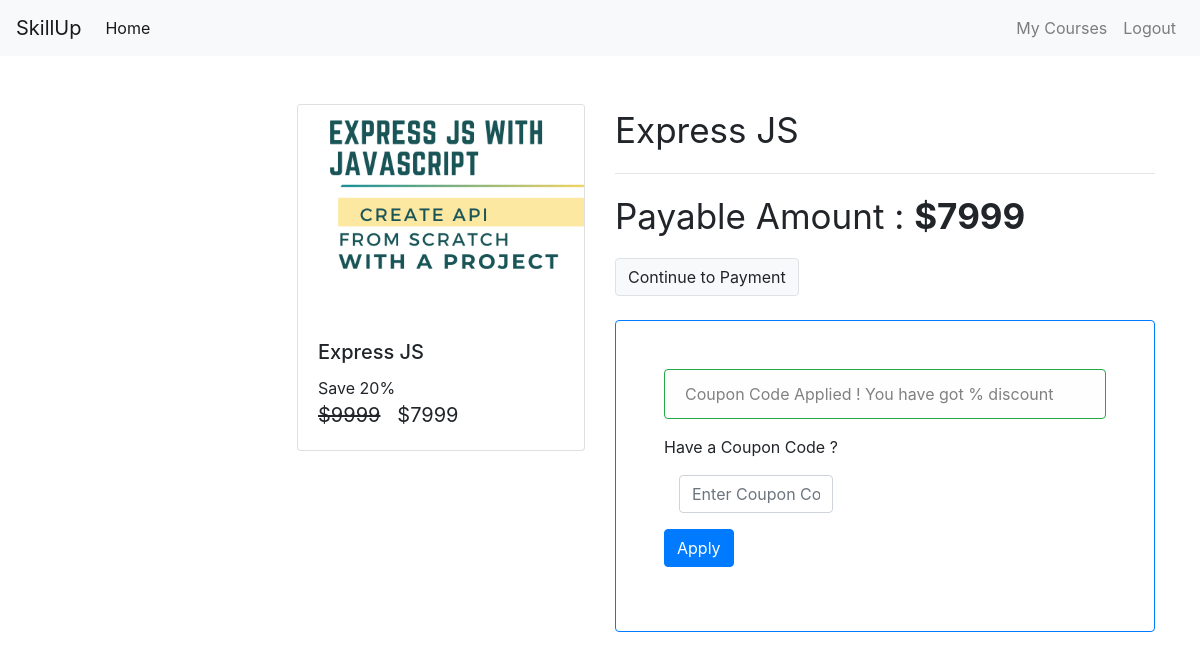
/check-out/Express_advance (signed in), run on the app's committed database.
### courses/models/course.py (models this page shows, shortened)
class Course(models.Model):
    name = models.CharField(max_length=100,null = False)
    slug = models.CharField(max_length=50,null = False,unique=True)
    course_author = models.CharField(max_length=100, default=0)
    description = models.TextField(null = False)
    price = models.IntegerField(default = 0,null=False)
    discount = models.IntegerField(default =0)
    active = models.BooleanField(default = False)
    date = models.DateTimeField(auto_now_add=True)
    length = models.IntegerField(default = 0,null = False)
    thumbnail = models.ImageField(upload_to="files/thumbnail",null=False)
    resources = models.FileField(upload_to="files/resources", null=False)

### courses/views/checkout.py (the view, shortened to what this page needs)
# urls.py: path('check-out/<str:slug>', checkout, name='check-out'),
@login_required(login_url='/login')
def checkout(request, slug):
    course = Course.objects.get(slug=slug)
    user = request.user
    action = request.GET.get('action')
    order = None
    payment = None
    error = None
    try:
        user_course = UserCourse.objects.get(user=user, course=course)
        error = "You are Already Enrolled in this Course"
    except:
        pass
    amount = None
    if error is None:
        amount = int(
            (course.price - (course.price * course.discount * 0.01)) * 100)
    coupon_code_messege = None
    couponcode = request.GET.get('couponcode')
    coupon = None
    if couponcode :
        try:
            coupon = Coupon.objects.get(code=couponcode, course=course)
            amount = int((course.price - (course.price * coupon.discount * 0.01)) * 100)
        except :
           coupon_code_messege= "coupon code Invalid"
    if amount == 0:
        userCourse = UserCourse(user=user, course=course)
        userCourse.save()
        return redirect('my-courses')
    context = {
        "course": course,
        "order": order,
        "payment": payment,
        "user": user,
        "error": error,
        "coupon": coupon,
        "error": coupon_code_messege,
    }
    return render(request, template_name="courses/check_out.html", context=context)

### courses/templatetags/custom_tags.py (called while the page is built)
@register.simple_tag
def cal_sellprice(price, discount):
    if discount is None or discount == 0:
        return price
    sellprice = price
    sellprice = price - (price * discount * 0.01)
    return math.floor(sellprice)

@register.filter
def rupee(price):
    return f'${price}'

### courses/templates/courses/check_out.html (shortened to what this page needs)
{% extends 'courses/base.html' %}
{% load custom_tags %}
{%block content%}
<div class="container">
    <br>
    <br>
    <div class="row ">
        <div class="col mr-auto ">
            <div class="card ml-auto" style="width: 18rem;">
                <img class="card-img-top" src="{{course.thumbnail.url}}" alt="Card image cap">
                <div class="card-body">
                    <h5 class="card-title">{{course.name}}</h5>
                    <p class="card-text m-0 p-0">
                    {%if coupon%}
                        Save {{coupon.discount}}%
                        <br>
                        <span class="price">
                            <del>{{course.price|rupee}}</del>
                            &nbsp;
                            <span>{% cal_sellprice course.price coupon.discount as value %} {{value|rupee}}</span>
                        </span>
                    {%else%}
                        Save {{course.discount}}%
                        <br>
                        <span class="price">
                            <del>{{course.price|rupee}}</del>
                            <span>{% cal_sellprice course.price course.discount as value %} {{value|rupee}}</span>
                        </span>
                    {%endif%}
                    </p>
                </div>
            </div>
        </div>
        <div class="col ">
            <div>
                <p class="display-5">{{course.name}}</p>
                <hr>
                {%if coupon%}
                    <p class="display-5">Payable Amount : <b>{% cal_sellprice course.price coupon.discount as value %}{{value|rupee}}</b></p>
                        <div>
                            <a class="btn btn-light border" href="?action=create_payment&couponcode={{coupon.code}}">Continue to Payment</a>
                        </div>
                {%else%}
                        <p class="display-5">Payable Amount : <b>{% cal_sellprice course.price course.discount as value %}{{value|rupee}}</b></p>
                            <div>
                            <a class="btn btn-light border" href="?action=create_payment">Continue to Payment</a>
                        </div>
                {%endif%}
                <br>
                    <div class="border p-5 rounded border-primary">
                        {%if error %}
                                <div class="alert alert-info">
                                    {{error}}
                                </div>
                        {%else%}
                                 <p class="alert alert-light border-success">Coupon Code Applied ! You have got {{coupon.discount}} % discount </p>
                        {%endif%}
                        <p> Have a Coupon Code ? </p>
                        <form action="" method="get">
                                <div class="col-lg-5 form-group">
                                    <input type="text" name="couponcode" class="form-control" placeholder="Enter Coupon Code" id="">
                                </div>
                                 <div class ="form-group">
                                    <input type="submit" value = "Apply" name="" class="btn btn-primary" id="">
                                </div>
                        </form>
                    </div>
                    <br>
            </div>
        </div>
    </div>
</div>
{%endblock%}

### courses/static/courses/css/common.css (style rules this page uses)
.price { font-size: 20px; }
.display-5 { font-size: 35px; }

### data on the page
Course: thumbnail (picture), name "Express JS", discount "20", price "$9999"

### other printed values
{{ value|rupee }} "$7999"
